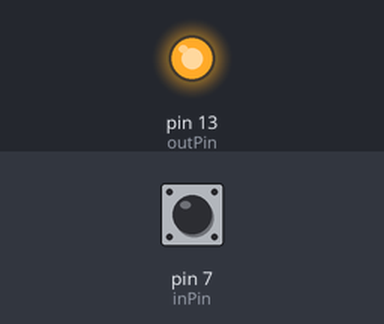
This sketch was run on a simulated Arduino Uno, built with avr-gcc and run on an emulated ATmega328P. Shown: output pins drawn as LEDs (lit = HIGH). Dashed ring = blinking. The inputs (shaded band) are chosen by the test bench; at power-on: pin 7 (inPin) HIGH. What the sketch prints to the serial monitor is not drawn.

Above: at 1.2 s.
1.3 s: pin 7 (inPin) pulled LOW for 0.15 s
At 1.42 s:
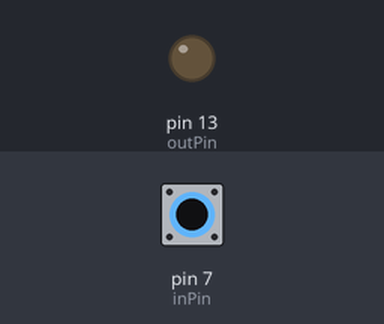
3.0 s: pin 7 (inPin) pulled LOW for 3.2 s
At 7.0 s:
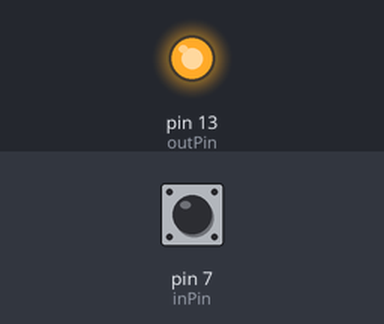
9.2 s: pin 7 (inPin) pulsed LOW 2 times (0.12 s each, 0.3 s apart)
At 9.46 s:
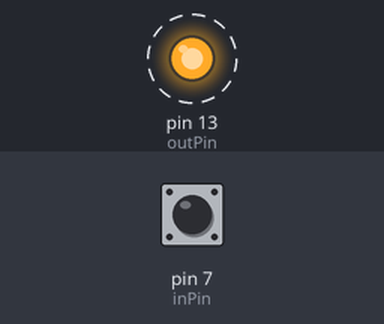
12.8 s: pin 7 (inPin) driven LOW
At 13.2 s:
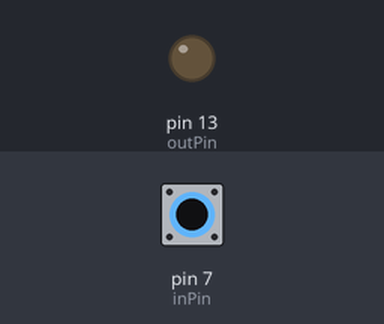
15.8 s: pin 7 (inPin) driven HIGH
At 16.7 s:
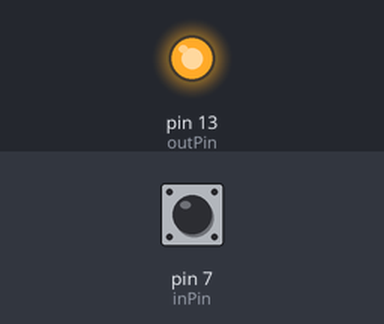
Timing chart, 0 to 18.3 s (numbered marks = the images above; inputs shaded):
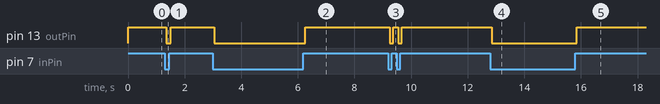

Measured:
- after the input at 1.3 s, pin 13 (outPin): HIGH → LOW after 0.05 s, → HIGH 0.15 s later
- after the input at 3.0 s, pin 13 (outPin): HIGH → LOW after 0.06 s, → HIGH 3.2 s later
- after the input at 9.2 s, pin 13 (outPin): alternates HIGH for 0.18 s and LOW for 0.12 s, 4 changes in all, then stays HIGH, starting after 0.06 s
- after the input at 12.8 s, pin 13 (outPin): HIGH → LOW after 0.05 s
- after the input at 15.8 s, pin 13 (outPin): LOW → HIGH after 0.05 s

The sketch:

tilt_sensor.ino
```cpp
/* tilt sensor test, with a debouncer
 *
 * Code based on http://www.ladyada.net/learn/sensor/tilt.html
 *
 * one leg to ground
 * other leg to digital input 7
 *     input leg also connects to 10k ohm pull-up resistor that is connected to 5v
 *     (could just use the built-in pull-up resistor)
 *
 * tilt sensor is normally closed
 *   not tilted (closed): connected to ground (LOW)
 *   tilted (open):       connected to 5V     (HIGH)
 *
 * LED connected to 13 (or just the built-in LED at 13)
 */

int inPin = 7;
int outPin = 13;

int LEDstate = HIGH;
int reading;
int previousReading = LOW;

long lastTime = 0;
long debounceTime = 50;

void setup(void)
{
  pinMode(inPin, INPUT);
  digitalWrite(inPin, HIGH);   // turn on the built in pull-up resistor
  pinMode(outPin, OUTPUT);

  Serial.begin(9600);
}

void loop(void)
{
  reading = digitalRead(inPin);

  if (reading != previousReading) { // change in state
    // reset the debounce timer
    lastTime = millis();
  }

  if((millis() - lastTime) > debounceTime) { // long time since last change
    if(reading == HIGH) {
      LEDstate = HIGH;
      Serial.println("High");
    }
    else {
      LEDstate = LOW;
      Serial.println("Low");
    }
  }
  digitalWrite(outPin, LEDstate);

  // Save the last reading so we keep a running tally
  previousReading = reading;
}
```
